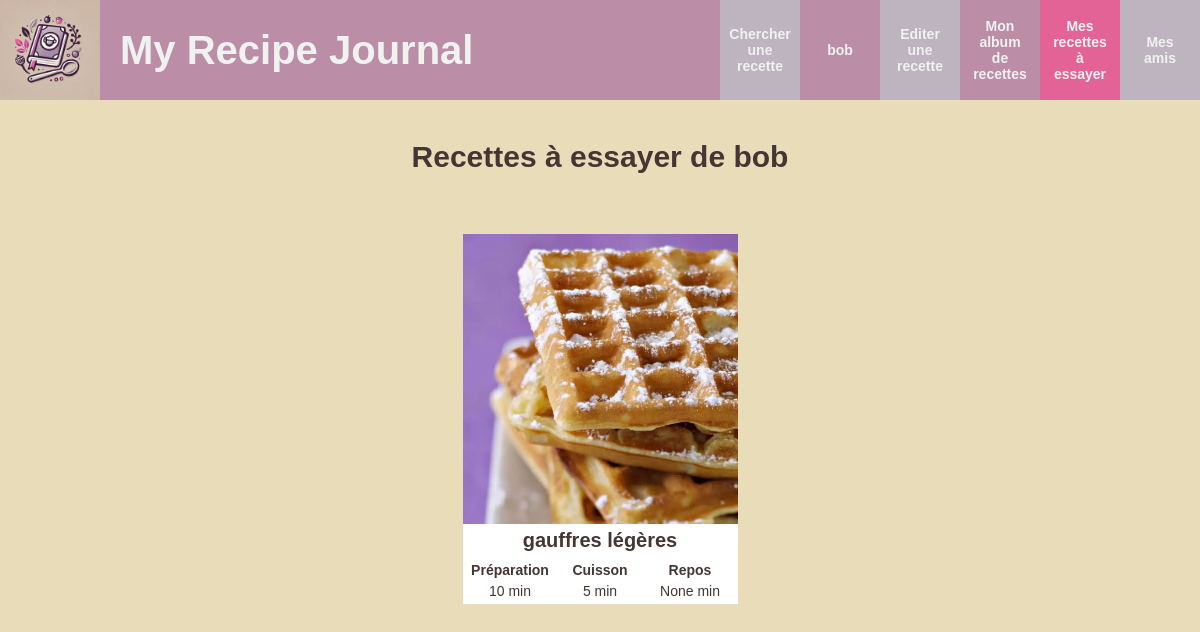
/show-recipe-collection?collection_model=RecipeToTryEntry&member_id=1 (signed in), run on the app's committed database.
### recipe_journal/models.py (models this page shows, shortened)
class Member(models.Model):
    username = models.CharField(max_length=100)
    password = models.CharField(max_length=60)
    friends = models.ManyToManyField('self', symmetrical=False, related_name='connected_to', blank=True)

class BaseRecipeCollectionEntry(models.Model):
    member = models.ForeignKey('Member', on_delete=models.CASCADE)
    recipe = models.ForeignKey('Recipe', on_delete=models.CASCADE)
    saving_date = models.DateField(default=date.today)
    personal_note = models.TextField(null=True, blank=True)
    class Meta:
        abstract = True

class RecipeToTryEntry(BaseRecipeCollectionEntry):
    collection_title = "Recettes à essayer"

class Recipe(models.Model):
    CATEGORY_CHOICES = [
        ("entrée", "entrée"),
        ("plat", "plat principal"),
        ("dessert", "dessert"),
    ]
    title = models.CharField(max_length=100)
    category = models.CharField(max_length=20, choices=CATEGORY_CHOICES)
    source = models.CharField(max_length=100, null=True, blank=True)
    url_link = models.CharField(max_length=100, null=True, blank=True)
    short_description = models.TextField(null=True, blank=True)
    content = models.TextField(null=True, blank=True)
    recipe_ingredient = models.ManyToManyField('RecipeIngredient', blank=True)
    cooking_time = models.IntegerField(null=True, blank=True)
    cooking_preparation = models.IntegerField(null=True, blank=True)
    resting_time = models.IntegerField(null=True, blank=True)
    tags = models.ManyToManyField('Tag', blank=True)
    edition_date = models.DateField(default=date.today)
    image = models.ImageField(upload_to="recipe_images/", null=True, blank=True)

### recipe_journal/views/web.py (the view)
# urls.py: path("show-recipe-collection", show_recipe_collection),
def show_recipe_collection(request):
    logged_user = ut.get_logged_user(request)
    if not logged_user:
        return redirect("/login")
    if not (request.method == "GET" and "collection_model" in request.GET and "member_id" in request.GET):
        return redirect("/welcome")
    collection_model_name = request.GET["collection_model"]
    model_map = {
            "RecipeAlbumEntry": RecipeAlbumEntry,
            "RecipeToTryEntry": RecipeToTryEntry,
            "RecipeHistoryEntry": RecipeHistoryEntry
        }
    collection_model = model_map.get(collection_model_name)
    if not collection_model:
        return redirect("/welcome")
    member_id = request.GET["member_id"]
    member = Member.objects.get(id=member_id)
    recipe_entries = ut.get_recipe_entries_for_member(collection_model, member)
    if recipe_entries is None:
        return redirect("/welcome")
    context = {
        "logged_user": logged_user,
        "member": member,
        "recipe_entries": recipe_entries,
        "collection_model": collection_model,
        "collection_model_name": collection_model_name,
        "MEDIA_URL": settings.MEDIA_URL,
    }
    return render(request, "show_recipe_collection.html", context)

### recipe_journal/utils/utils.py (called while the page is built)
def get_logged_user(request):
    if "logged_user_id" in request.session:
        logged_user_id = request.session["logged_user_id"]
        return Member.objects.get(id=logged_user_id)
    else:
        return None

def get_recipe_entries_for_member(collection_model, member):
    if collection_model:
        if collection_model.__name__ == "RecipeHistoryEntry":
            return collection_model.objects.filter(member=member).order_by("-saving_date")
        else:
            return collection_model.objects.filter(member=member).order_by("recipe__title")
    return None

### templates/show_recipe_collection.html (shortened to what this page needs)
{% extends "base.html" %}
{% load static %}
{% block head %}
<link rel="stylesheet" type="text/css" href="{% static 'css/style_base.css' %}" />
<link rel="stylesheet" type="text/css" href="{% static 'css/style_show_recipe_collection.css' %}" />
{% endblock %}
{% block bodyId %}showRecipeCollectionGenericPage{% endblock %}
{% block content %}
<div class="section-title">
    <h1>{{ collection_model.collection_title }} de {{ member.username }}</h1>
</div>
<section class="thumbnail-recipes">
{% for entry in recipe_entries %}
    <div class="recipe-content">
        <div class="img-placeholder">
        <img class="recipe-img" src="{{ MEDIA_URL }}{{ entry.recipe.image }}" alt="{{ entry.recipe.title }}">
        </div>
        {% if  collection_model_name == "RecipeAlbumEntry" or collection_model_name == "RecipeToTryEntry" %}
        <div class="recipe-description">
            <h3><a id="title" href="show-recipe?recipeId={{ entry.recipe.id }}">{{ entry.recipe.title }}</a></h3>
            <div class="recipe-metrix">
                <dl>
                    <dt>Préparation</dt>
                    <dt>Cuisson</dt>
                    <dt>Repos</dt>
                    <dd> {{ entry.recipe.cooking_preparation }} min</dd>
                    <dd> {{ entry.recipe.cooking_time }} min</dd>
                    <dd> {{ entry.recipe.resting_time }} min</dd>
                </dl>
            </div>
        </div>
        {% elif collection_model_name == "RecipeHistoryEntry" %}
        <div class="recipe-description-history">
            <h3><a id="title" href="show-recipe?recipeId={{ entry.recipe.id }}">{{ entry.recipe.title }}</a></h3>
            <div class="recipe-metrix">
                <p> {{ entry.saving_date }} </p>
            </div>
        {% endif %}
        </div>
{% endfor %}
</section>
{% endblock %}

### templates/base.html (shortened to what this page needs)
{% load static %}
<!DOCTYPE html>
<html>
    <head>
        <link rel="stylesheet" type="text/css" href="{% static 'css/style_base.css' %}" />
        {% block head %}{% endblock %}
    </head>
    <body id="{% block bodyId %}genericPage{% endblock %}">
        <header>
            {% block headerContent %}
            <h1>My Recipe Journal</h1>
            <ul id="header-link-list">
                <li>
                    <a class="header-link not-implemented">Chercher une recette</a>
                </li>
                <li>
                    {% if not logged_user %}
                    <a class="header-link" href="login">Me connecter</a>
                    {% else %}
                    <div class="dropdown">
                        <a class="header-link" id="login" href="welcome">{{ logged_user.username }}</a>
                    </div>
                    {% endif %}
                </li>
                <li><a class="header-link" href="add-recipe">Editer une recette</a></li>
                <li><a class="header-link" href="/show-recipe-collection?collection_model=RecipeAlbumEntry&member_id={{ logged_user.id }}">Mon album de recettes</a></li>
                <li><a class="header-link" href="/show-recipe-collection?collection_model=RecipeToTryEntry&member_id={{ logged_user.id }}">Mes recettes à essayer</a></li>
                <li><a class="header-link" href="/add-friend">Mes amis</a></li>
            </ul>
            {% endblock %}
        </header>
        <main>
            {% block content %}{% endblock %}
        </main>
    </body>
 </html>

### static/css/style_base.css (style rules this page uses)
:root { --couleur-primaire: #BC8DA7; --couleur-secondaire: #BDB4BF; --couleur-tertiaire: #D9D9D9; --couleur-texte-secondaire: #EFF2EF; --couleur-texte-principale: #433633; --couleur-accent: #E36397; --couleur-fond: #E8DCB9; }
body { display: flex; flex-direction: column; justify-content: flex-start; align-items: center; color: var(--couleur-texte-principale); width: 100%; min-height: 100vh; margin: 0px; font-family: 'Arial', sans-serif; font-size: 14px; background-color: var(--couleur-fond); }
header { display: flex; justify-content: center; align-items: center; height: 100px; width: 100%; max-width: 1200px; background: var(--couleur-primaire) url("../img/logo.webp") no-repeat; background-size: auto 100px; }
main { display: flex; flex-direction: column; justify-content: flex-start; align-items: center; width: 100%; max-width: 1200px; }
header h1 { width: 100%; font-size: 40px; box-sizing: border-box; padding-left: 120px; white-space: nowrap; color: var(--couleur-texte-secondaire); }
main h1 { font-size: 30px; }
main h3 { font-size: 20px; }
header ul { display: flex; justify-content: flex-end; align-items: center; width:50%; height: 100px; list-style-type: none; padding: 0; margin: 0; }
h2 a, h3 a { text-decoration: none; color: inherit; font-size: inherit; font-weight: inherit; }
.header-link { all: unset; display: flex; align-items: center; justify-content: center; text-align: center; height: 100px; width: 80px; box-sizing: border-box; padding: 10px 10px; border: none; font-weight: bold; text-decoration: none; cursor: pointer; color: var(--couleur-texte-secondaire); }
.dropdown { position: relative; display: flex; }
.section-title { text-align: center; margin: 20px 0px 40px 0px; }
#header-link-list li:nth-child(1) { background-color: var(--couleur-secondaire); }
#header-link-list li:nth-child(2) { background-color: var(--couleur-primaire); }
#header-link-list li:nth-child(3) { background-color: var(--couleur-secondaire); }
#header-link-list li:nth-child(4) { background-color: var(--couleur-primaire); }
#header-link-list li:nth-child(5) { background-color: var(--couleur-accent); }
#header-link-list li:nth-child(6) { background-color: var(--couleur-secondaire); }

### static/css/style_show_recipe_collection.css (style rules this page uses)
h3 { margin: 5px 0px 10px 0px; }
dl { display: grid; grid-template-columns: repeat(3, 1fr); grid-template-rows: auto auto; box-sizing: border-box; width: 100%; padding: 0; margin: 0; gap: 5px; }
dd, dt { display: flex; align-items: center; justify-content:center; box-sizing: border-box; margin: 0; white-space: normal; }
dt { font-weight: bold; }
.thumbnail-recipes { display: flex; align-items: flex-start; justify-content: center; flex-wrap: wrap; box-sizing: border-box; width: 95%; gap: 10px; }
.recipe-content { box-sizing: border-box; width: calc(25% - 10px); min-width: 220px; }
.img-placeholder { display: flex; align-items: center; justify-content: center; width: 100%; min-height: 100px; background-color: var(--couleur-tertiaire); }
.recipe-img { width: 100%; height: auto; }
.recipe-description { display: flex; flex-direction: column; justify-content: flex-start; align-items: center; box-sizing: border-box; padding: 0px 5px 5px 5px; background-color: #FFFFFF; }
.recipe-metrix { width: 100%; }

### data on the page
Member: username "bob"
RecipeToTryEntry: recipe.image (picture), recipe "gauffres légères", recipe.cooking_preparation "10", recipe.cooking_time "5", recipe.resting_time "None"

### other printed values
{{ collection_model.collection_title }} "Recettes à essayer"
